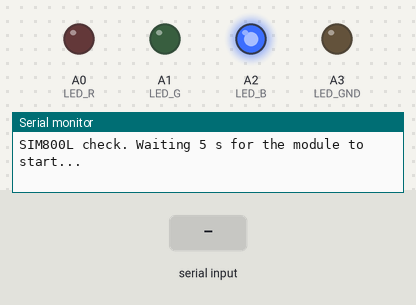
The sketch below on a simulated Arduino Uno, built with avr-gcc and run on an emulated ATmega328P. Shown: output pins drawn as LEDs (lit = HIGH), the last lines printed to the serial monitor. The inputs (shaded band) are chosen by the test bench. The modem accepts every AT command (registered, SIM ready, sends succeed) and sends nothing else.

Above: at 0.1 s.
At 5.1 s:
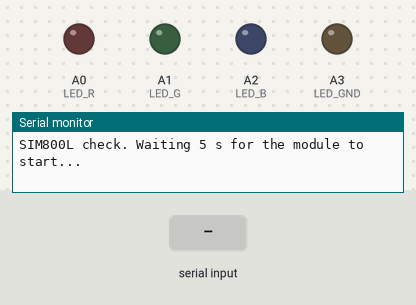
At 13.1 s:
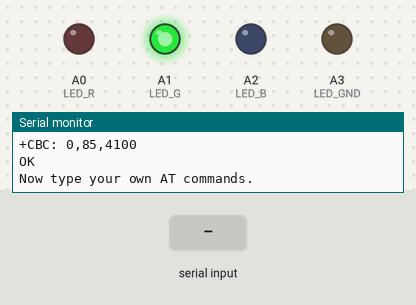
13.2 s: "1" received over the second serial link
Timing chart, 0 to 16.2 s (numbered marks = the images above; inputs shaded):
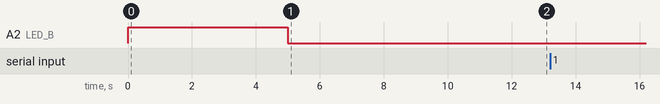

The sketch:

check_sim800l.ino
```cpp
// SIM800 GSM module checker (works WITHOUT a SIM card).
// Tested board: blue "SIM800C GSM/GPRS BOARD", header 5V V_TTL GND TXD RXD DTR SPKP SPKN.
// 5V -> Uno 5V, V_TTL -> Uno 5V, GND -> GND, TXD -> pin 2, RXD -> pin 3, rest empty.
// The chip does NOT start by itself: after power-up, bridge PWX (top row, 3rd hole
// from the square VBAT hole) to the GND hole beside it for 2 s; the status LED then blinks.
// Tested 14 Nov 2026: AT OK, ATI "SIM800 R14.18", CSQ 8 with no antenna, CBC 3867 mV.
// Open the Serial Monitor at 9600, line ending "Both NL & CR".
// It asks the module a few questions at start, then you can type AT commands yourself.
// LED module (A0-A3): GREEN = module answers, RED = no answer.

#include <SoftwareSerial.h>

SoftwareSerial gsm(2, 3);  // RX (from module TXD), TX (to module RXD)
const byte LED_R = A0, LED_G = A1, LED_B = A2, LED_GND = A3;

String ask(const char *cmd, unsigned long waitMs) {
  while (gsm.available()) gsm.read();
  gsm.print(cmd);
  gsm.print("\r");
  String reply;
  unsigned long start = millis();
  while (millis() - start < waitMs) {
    while (gsm.available()) reply += (char)gsm.read();
  }
  reply.trim();
  return reply;
}

void show(const char *cmd, const __FlashStringHelper *meaning, unsigned long waitMs = 1500) {
  String r = ask(cmd, waitMs);
  Serial.print(F("> "));
  Serial.print(cmd);
  Serial.print(F("   ("));
  Serial.print(meaning);
  Serial.println(F(")"));
  Serial.println(r.length() ? r : String(F("  (no answer)")));
  Serial.println();
}

void setup() {
  pinMode(LED_R, OUTPUT); pinMode(LED_G, OUTPUT); pinMode(LED_B, OUTPUT);
  pinMode(LED_GND, OUTPUT); digitalWrite(LED_GND, LOW);
  Serial.begin(9600);
  gsm.begin(9600);
  Serial.println(F("SIM800L check. Waiting 5 s for the module to start..."));
  digitalWrite(LED_B, HIGH);
  delay(5000);
  digitalWrite(LED_B, LOW);

  // The module learns the speed from the first "AT"s it hears.
  bool ok = false;
  for (byte i = 0; i < 5 && !ok; i++) ok = ask("AT", 800).indexOf("OK") >= 0;
  if (!ok) {
    digitalWrite(LED_R, HIGH);
    Serial.println(F("NO ANSWER. Check: power (module LED lit?), GND shared with the Uno,"));
    Serial.println(F("TXD->2 and RXD->3 (try swapping them), and a 2 A supply."));
    return;
  }
  digitalWrite(LED_G, HIGH);
  Serial.println(F("Module answers AT: wiring and power OK.\n"));
  show("ATI", F("model and firmware"));
  show("AT+CPIN?", F("SIM status: an error or NOT INSERTED is expected without a SIM"));
  show("AT+CSQ", F("signal 0-31, 99 = unknown"));
  show("AT+CBC", F("supply voltage in mV, should be 3500-4300"));
  Serial.println(F("Now type your own AT commands."));
}

void loop() {
  if (Serial.available()) gsm.write(Serial.read());
  if (gsm.available()) Serial.write(gsm.read());
}
```
